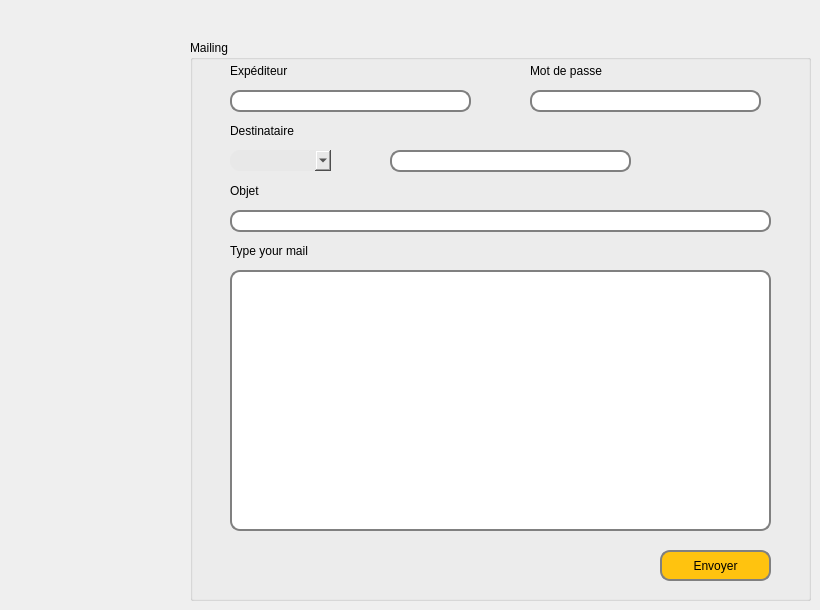
   <widget class="QWidget" name="tab_4">
    <attribute name="title">
     <string>mailing mustpha</string>
    </attribute>
    <widget class="QGroupBox" name="groupBox">
     <property name="geometry">
      <rect>
       <x>190</x>
       <y>40</y>
       <width>621</width>
       <height>561</height>
      </rect>
     </property>
     <property name="title">
      <string>Mailing</string>
     </property>
     <widget class="QLineEdit" name="lineEdit_from">
      <property name="geometry">
       <rect>
        <x>40</x>
        <y>50</y>
        <width>241</width>
        <height>22</height>
       </rect>
      </property>
      <property name="styleSheet">
       <string notr="true">background-color:rgb(255, 255, 255); 
border: 2px solid gray; 
border-radius: 10px; 
padding: 0 8px; 
selection-background-color: darkgray;</string>
      </property>
     </widget>
     <widget class="QLineEdit" name="lineEdit_password">
      <property name="geometry">
       <rect>
        <x>340</x>
        <y>50</y>
        <width>231</width>
        <height>22</height>
       </rect>
      </property>
      <property name="styleSheet">
       <string notr="true">background-color:rgb(255, 255, 255); 
border: 2px solid gray; 
border-radius: 10px; 
padding: 0 8px; 
selection-background-color: darkgray;</string>
      </property>
     </widget>
     <widget class="QLineEdit" name="lineEdit_to">
      <property name="geometry">
       <rect>
        <x>200</x>
        <y>110</y>
        <width>241</width>
        <height>22</height>
       </rect>
      </property>
      <property name="styleSheet">
       <string notr="true">background-color:rgb(255, 255, 255); 
border: 2px solid gray; 
border-radius: 10px; 
padding: 0 8px; 
selection-background-color: darkgray;</string>
      </property>
     </widget>
     <widget class="QLineEdit" name="lineEdit_subject">
      <property name="geometry">
       <rect>
        <x>40</x>
        <y>170</y>
        <width>541</width>
        <height>22</height>
       </rect>
      </property>
      <property name="styleSheet">
       <string notr="true">background-color:rgb(255, 255, 255); 
border: 2px solid gray; 
border-radius: 10px; 
padding: 0 8px; 
selection-background-color: darkgray;</string>
      </property>
     </widget>
     <widget class="QTextEdit" name="textEdit_mail">
      <property name="geometry">
       <rect>
        <x>40</x>
        <y>230</y>
        <width>541</width>
        <height>261</height>
       </rect>
      </property>
      <property name="styleSheet">
       <string notr="true">background-color:rgb(255, 255, 255); 
border: 2px solid gray; 
border-radius: 10px; 
padding: 0 8px; 
selection-background-color: darkgray;</string>
      </property>
     </widget>
     <widget class="QPushButton" name="pushButton">
      <property name="geometry">
       <rect>
        <x>470</x>
        <y>510</y>
        <width>111</width>
        <height>31</height>
       </rect>
      </property>
      <property name="styleSheet">
       <string notr="true">background-color:rgb(255, 195, 15);
border: 2px solid gray; 
border-radius: 10px; 
padding: 0 8px; 
selection-background-color: darkgray;</string>
      </property>
      <property name="text">
       <string>Envoyer</string>
      </property>
     </widget>
     <widget class="QLabel" name="label">
      <property name="geometry">
       <rect>
        <x>40</x>
        <y>200</y>
        <width>91</width>
        <height>21</height>
       </rect>
      </property>
      <property name="text">
       <string>Type your mail</string>
      </property>
     </widget>
     <widget class="QLabel" name="label_2">
      <property name="geometry">
       <rect>
        <x>40</x>
        <y>140</y>
        <width>121</width>
        <height>21</height>
       </rect>
      </property>
      <property name="text">
       <string>Objet</string>
      </property>
     </widget>
     <widget class="QLabel" name="label_4">
      <property name="geometry">
       <rect>
        <x>40</x>
        <y>80</y>
        <width>81</width>
        <height>21</height>
       </rect>
      </property>
      <property name="text">
       <string>Destinataire</string>
      </property>
     </widget>
     <widget class="QLabel" name="label_5">
      <property name="geometry">
       <rect>
        <x>40</x>
        <y>20</y>
        <width>81</width>
        <height>21</height>
       </rect>
      </property>
      <property name="text">
       <string>Expéditeur</string>
      </property>
     </widget>
     <widget class="QLabel" name="label_6">
      <property name="geometry">
       <rect>
        <x>340</x>
        <y>20</y>
        <width>91</width>
        <height>21</height>
       </rect>
      </property>
      <property name="text">
       <string>Mot de passe</string>
      </property>
     </widget>
     <widget class="QComboBox" name="comboBox">
      <property name="geometry">
       <rect>
        <x>40</x>
        <y>110</y>
        <width>101</width>
        <height>21</height>
       </rect>
      </property>
      <property name="styleSheet">
       <string notr="true">background-color:rgb(232, 232, 232);
border-radius: 10px; 
padding: 0 8px;</string>
      </property>
     </widget>
    </widget>
   </widget>
